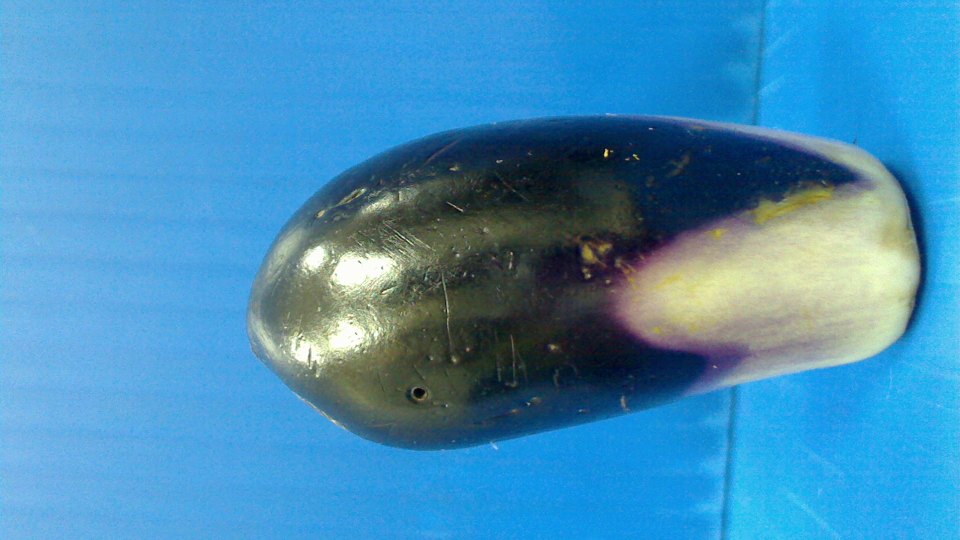
%> input picture Images2n3/WormHole_1H.tif, 960 x 540 px
$ octave CA32.m   (GNU Octave 9; MATLAB toolbox functions it lacks are replaced by stand-ins)
%> lines starting %> are read from the running program, lines starting %| are printed output that depends on the picture; in (x1, y1, x2, y2) boxes, pixels count from 0 and x2, y2 are one past the last pixel; in counts of white or black regions, pixels touching at a corner belong together; the program's own positions count from 1
im = imread('images\WormHole_1H.tif');
%> im is the input picture: size 540x960x3 uint8; mean R, G, B 68.9, 142.3, 184.8
Grayim = rgb2gray(im);
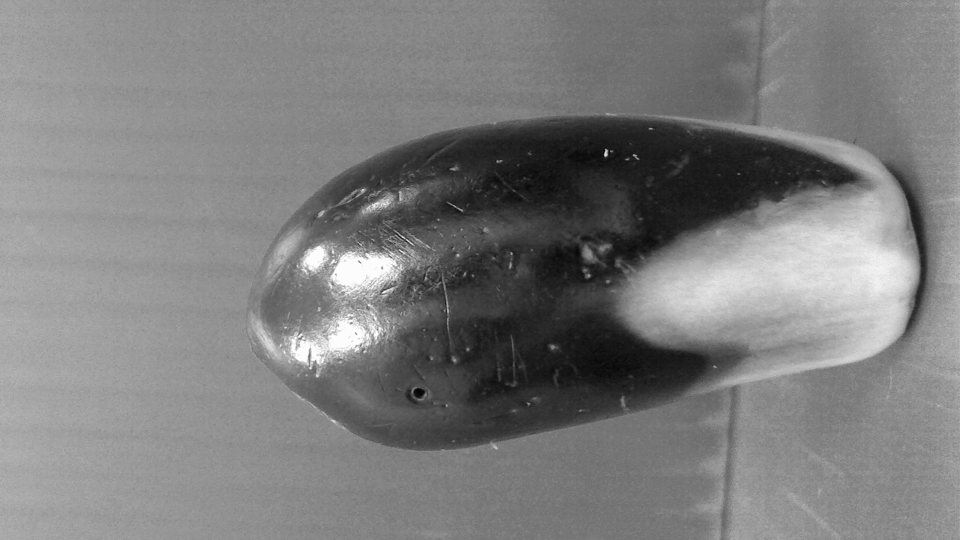
%> Grayim: size 540x960 uint8; min 4, max 255, mean 125.2
bw1 = imbinarize(Grayim,'adaptive','ForegroundPolarity','dark','Sensitivity',0.4);
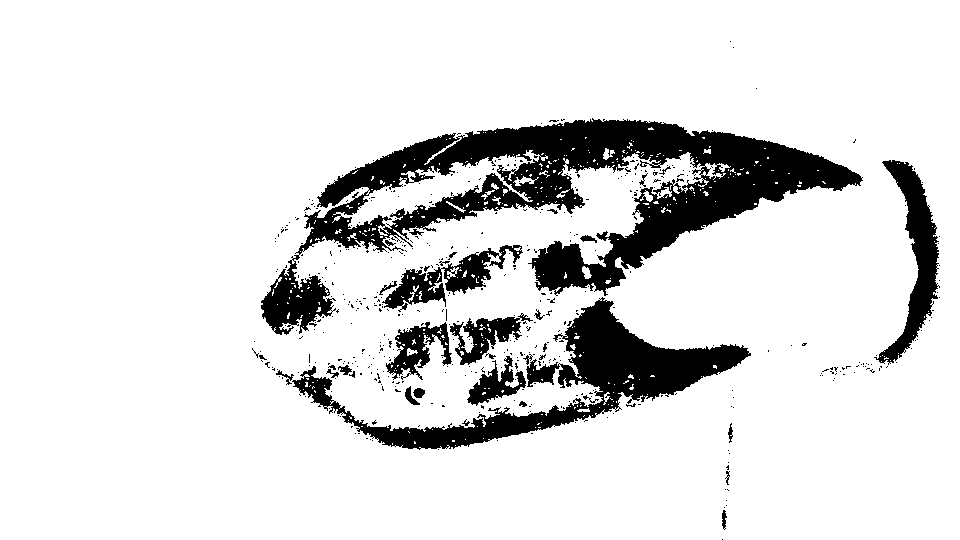
%> bw1: size 540x960 logical; 87% white; 494 black regions (460 under 20 px), largest, box (x1, y1, x2, y2) and area: (261, 118, 863, 335) 37763, (292, 297, 751, 450) 15264, (874, 160, 940, 365) 4424
canny = edge(bw1,'sobel');
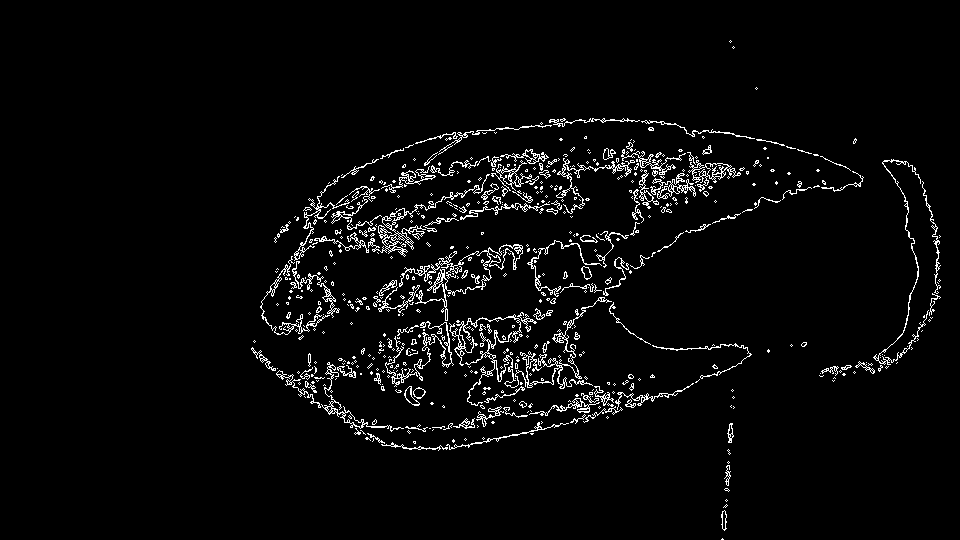
%> canny: size 540x960 logical; 3.6% white in thin lines or dots, all inside (x1, y1, x2, y2) = (251, 40, 941, 540)
se90 = strel('line', 3, 90);
se0 = strel('line', 3, 0);
BWsdil = imdilate(canny, [se90 se0]);
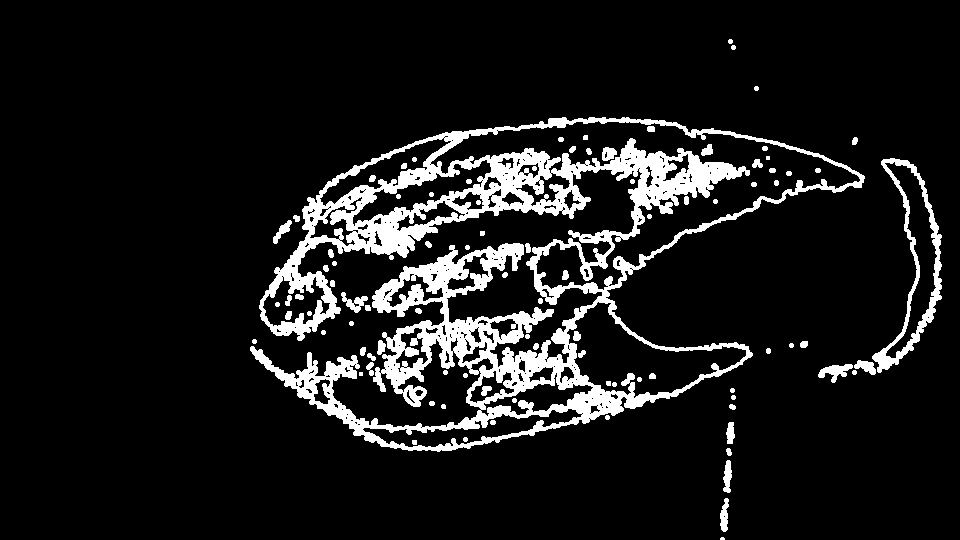
%> BWsdil: size 540x960 logical; 10.3% white; 94 white regions (3 under 20 px), largest, box (x1, y1, x2, y2) and area: (250, 117, 865, 452) 46464, (872, 158, 942, 373) 2632, (818, 364, 853, 383) 321
seD = strel('diamond',1);
BWnobord = imclearborder(BWsdil, 4);
BWfinal = imerode(BWnobord,seD);
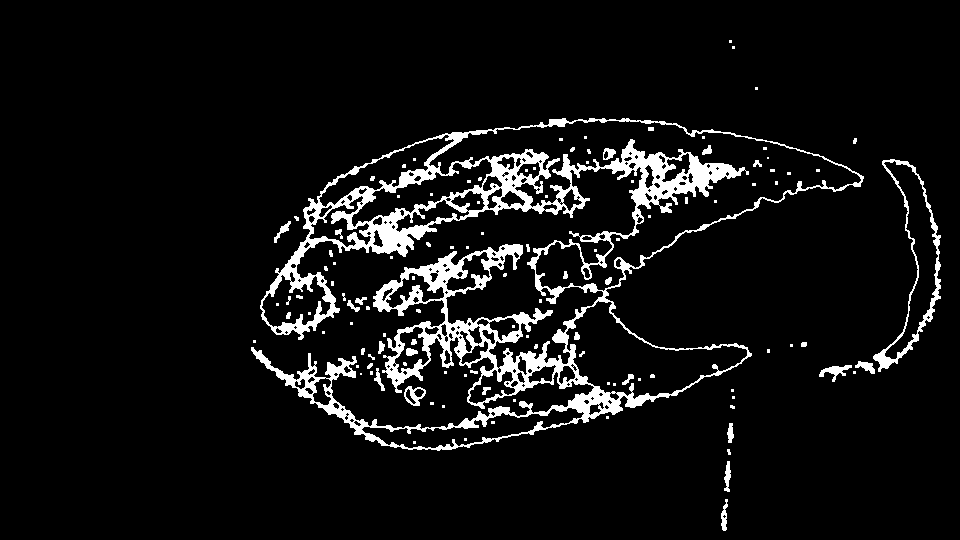
%> BWfinal: size 540x960 logical; 7% white; 118 white regions (78 under 20 px), largest, box (x1, y1, x2, y2) and area: (251, 118, 864, 451) 31600, (873, 159, 941, 372) 1638, (819, 365, 852, 382) 220
imshow(im);
[centers, radii] = imfindcircles(BWfinal,[5 14]);
%> centers = 56 rows, first 12: [609 154.2; 416.1 395.2; 561.1 339; 514.5 336.7; 339.5 220.3; 591.6 290.8; 856.9 181.4; 544 282.8; 543.9 409.1; 622.8 265.1; 487.4 365.3; 638.7 216.4]; radii = 56 values, max 13.98 at index 48, min 5 at index 33, mean 8
viscircles(centers, radii,'Color','b');
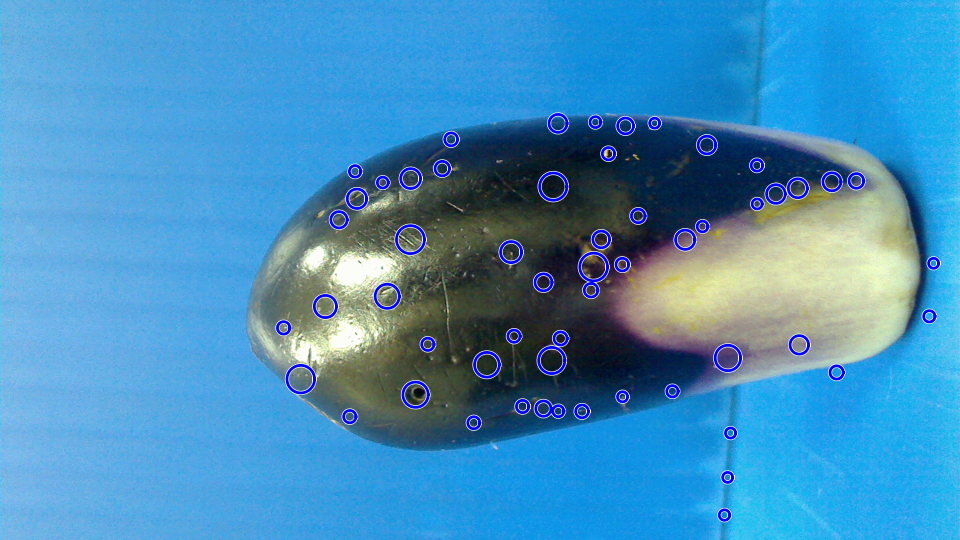
%> figure redrawn from the program's plot data

$ run again, with Images2n3/WormHole_2H.tif copied over Images2n3/WormHole_1H.tif
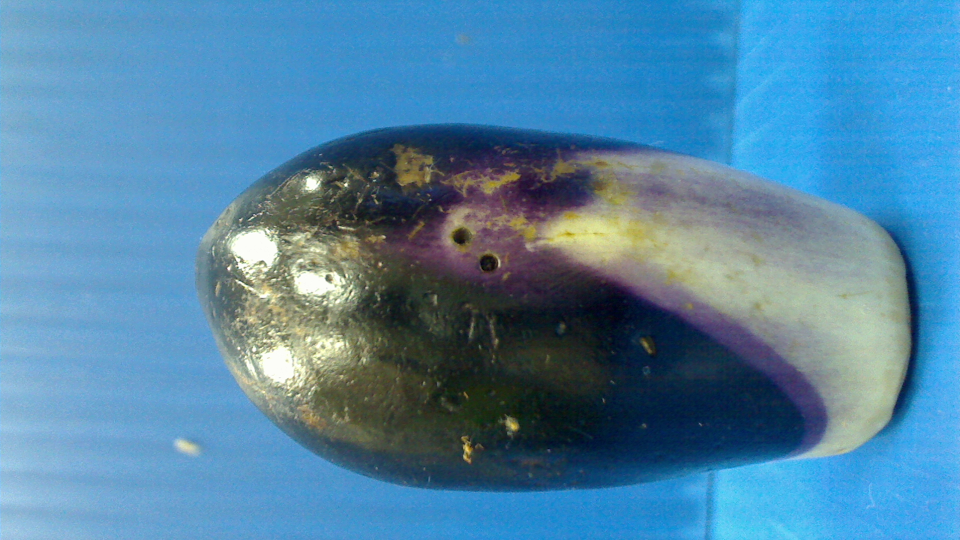
%> input picture Images2n3/WormHole_2H.tif, 960 x 540 px
%> im is the input picture: size 540x960x3 uint8; mean R, G, B 81.1, 132.4, 165.2
%> `bw1 = imbinarize(Grayim,'adaptive','ForegroundPolarity','dark','Sensit..`:
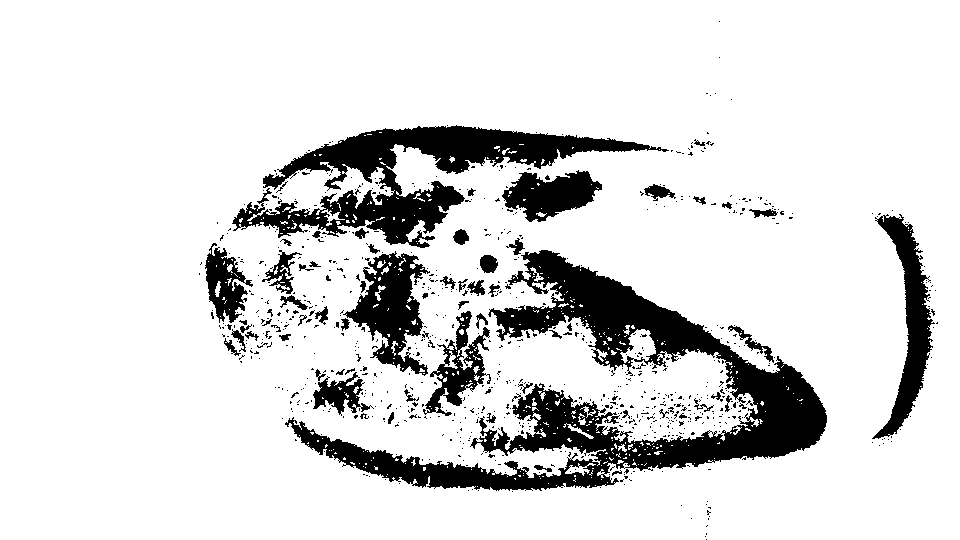
%> bw1: size 540x960 logical; 85.9% white; 818 black regions (751 under 20 px), largest, box (x1, y1, x2, y2) and area: (285, 250, 827, 491) 31974, (232, 125, 669, 248) 16163, (343, 251, 430, 376) 4866
%> canny: size 540x960 logical; 4.7% white in thin lines or dots, all inside (x1, y1, x2, y2) = (198, 20, 939, 540)
%> BWsdil: size 540x960 logical; 13.7% white; 119 white regions (4 under 20 px), largest, box (x1, y1, x2, y2) and area: (280, 233, 829, 494) 39087, (218, 123, 715, 250) 14241, (198, 241, 274, 364) 3240
%> BWfinal: size 540x960 logical; 9.3% white; 163 white regions (102 under 20 px), largest, box (x1, y1, x2, y2) and area: (285, 234, 828, 493) 20163, (219, 124, 714, 249) 9332, (333, 242, 502, 423) 6996
%> centers = 73 rows, first 12: [461.6 237.8; 489 264.2; 630 332.1; 495.1 290.4; 291.9 423.8; 240.3 222.4; 775.1 365.2; 481.5 322.1; 465.6 307.7; 363.9 371.4; 597.9 187.5; 416.2 463.9]; radii = 73 values, max 13.78 at index 61, min 5 at index 73, mean 8.18
%> `viscircles(centers, radii,'Color','b');`:
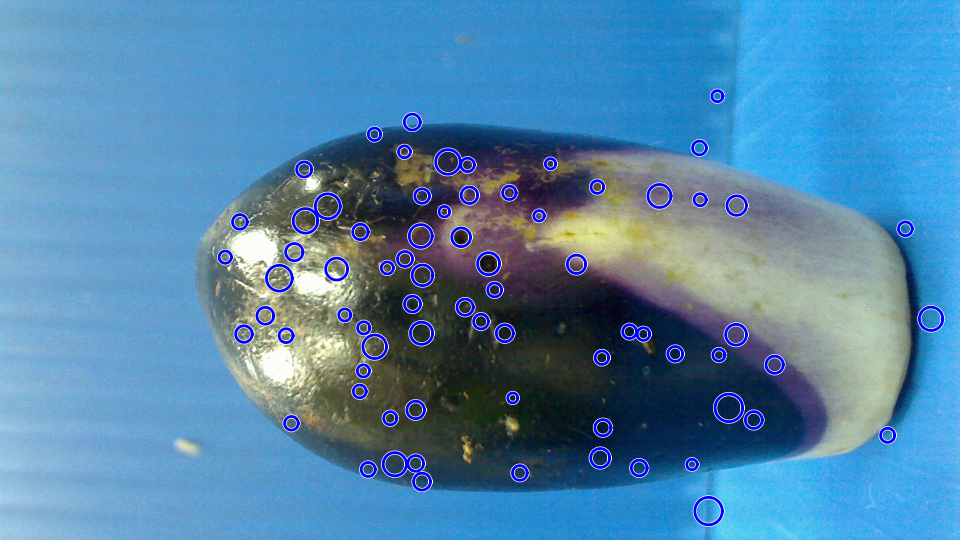
%> figure redrawn from the program's plot data
